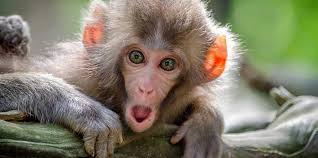
#> input picture ejercicio2/mono.png, 318 x 158 px
$ python ejercicio2.py
#> lines starting #> are read from the running program, lines starting #| are printed output that depends on the picture
from PIL import Image
import numpy as np
from matplotlib import pyplot as plt
import os

def calcular_histograma(imagen_path):
    #verificacion
#> called with imagen_path = 'ejercicio2/mono.png'
    if not os.path.exists(imagen_path):
        print(f"ERROR: No se encuentra el archivo {imagen_path}")
        return

    #abrir imagen
    img = Image.open(imagen_path)
#> img is the input picture: PIL image 318x158 RGB; mean R, G, B 130, 124.7, 105.7

    #convertir a rgb
    if img.mode != 'RGB':
        img = img.convert('RGB')

    #convertir a array numpy
    img_array = np.array(img)

    plt.figure(figsize=(10, 6))

    colors = ['red', 'green', 'blue']
    labels = ['Red', 'Green', 'Blue']

    for i, (color, label) in enumerate(zip(colors, labels)):
        canal = img_array[:, :, i].flatten()
        hist, bins = np.histogram(canal, bins=256, range=(0, 256))
        plt.plot(bins[:-1], hist, color=color, label=label, alpha=0.7)

    plt.title('Histograma RGB')
    plt.xlabel('Intensidad')
    plt.ylabel('Frecuencia')
    plt.legend()
    plt.grid(True, alpha=0.3)
    plt.tight_layout()
    plt.show()
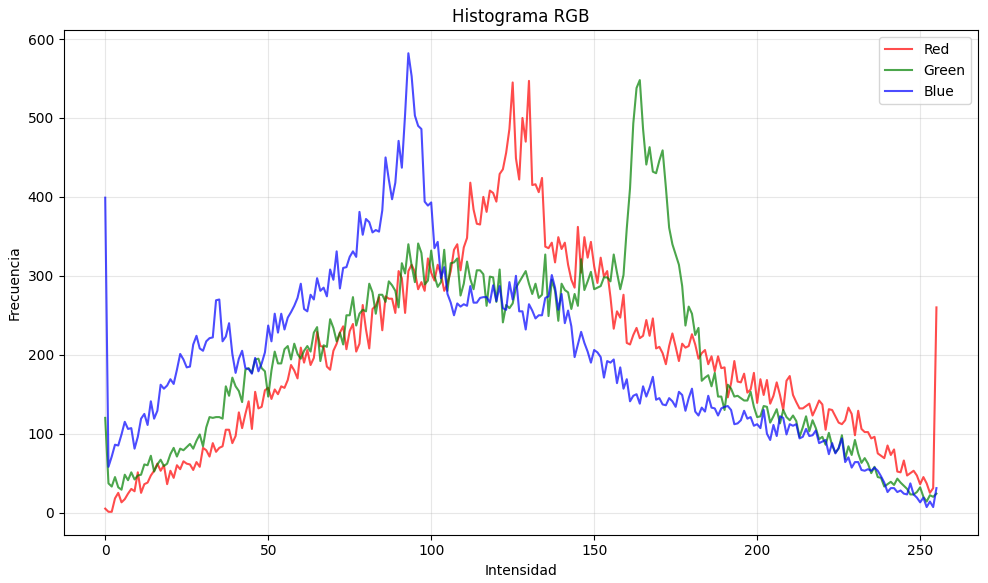
#> figure drawn by matplotlib, 1 panel; curve peaks at x = 130, y = 547; curve peaks at x = 164, y = 548; curve peaks at x = 93, y = 582

if __name__ == "__main__":
    script_dir = os.path.dirname(os.path.abspath(__file__))
    image_path = os.path.join(script_dir, 'mono.png')

    calcular_histograma(image_path)

$ run again, with ejercicio2/flores.png copied over ejercicio2/mono.png
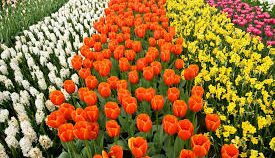
#> input picture ejercicio2/flores.png, 275 x 158 px
#> in calcular_histograma, img is the input picture: PIL image 275x158 RGB; mean R, G, B 154.6, 110.8, 49.9
#> in calcular_histograma, `plt.show()`:
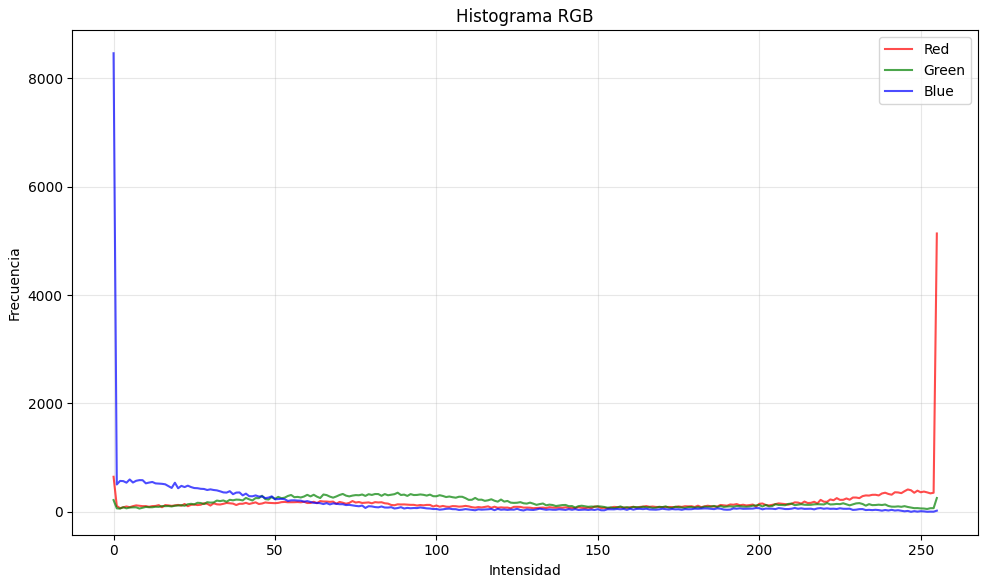
#> figure drawn by matplotlib, 1 panel; curve peaks at x = 255, y = 5135; curve peaks at x = 88, y = 354; curve peaks at x = 0, y = 8459
